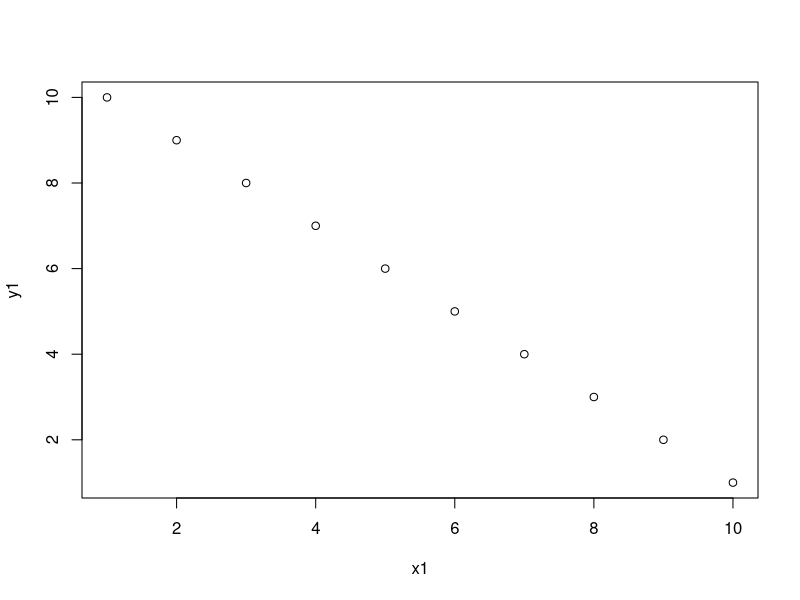
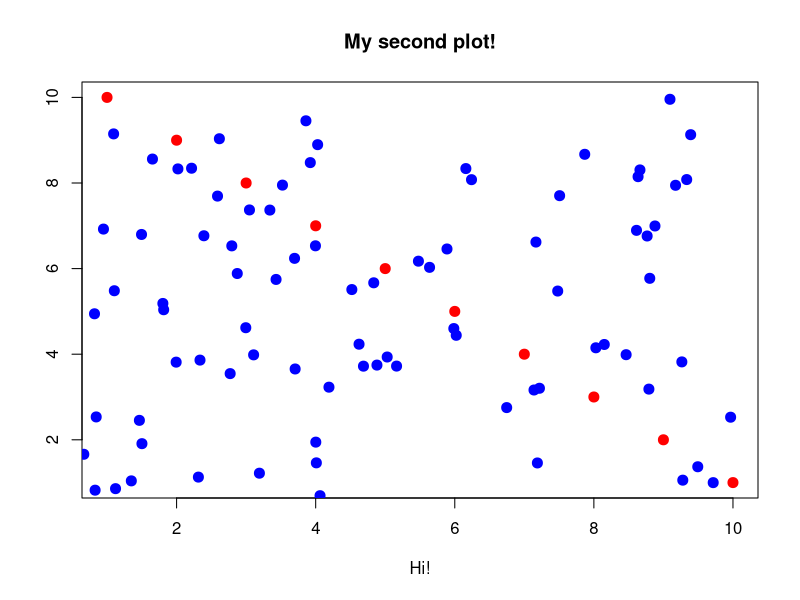
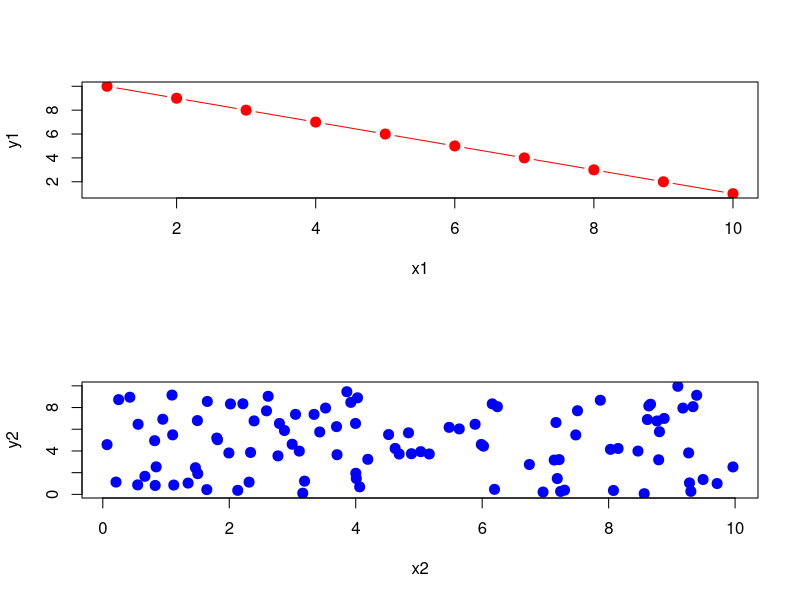
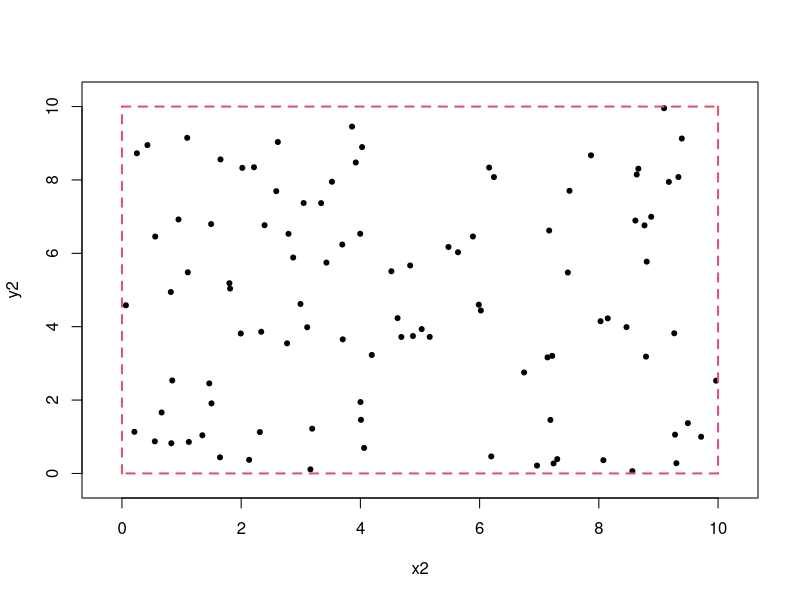
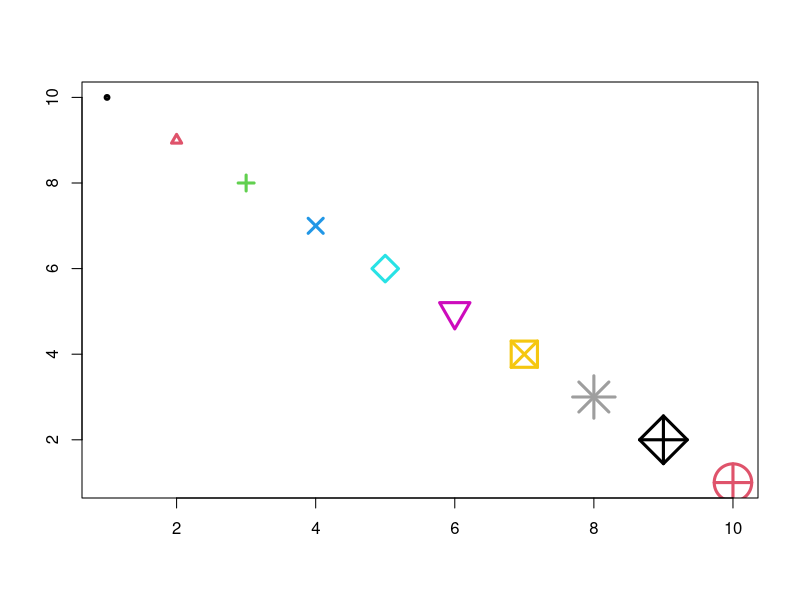
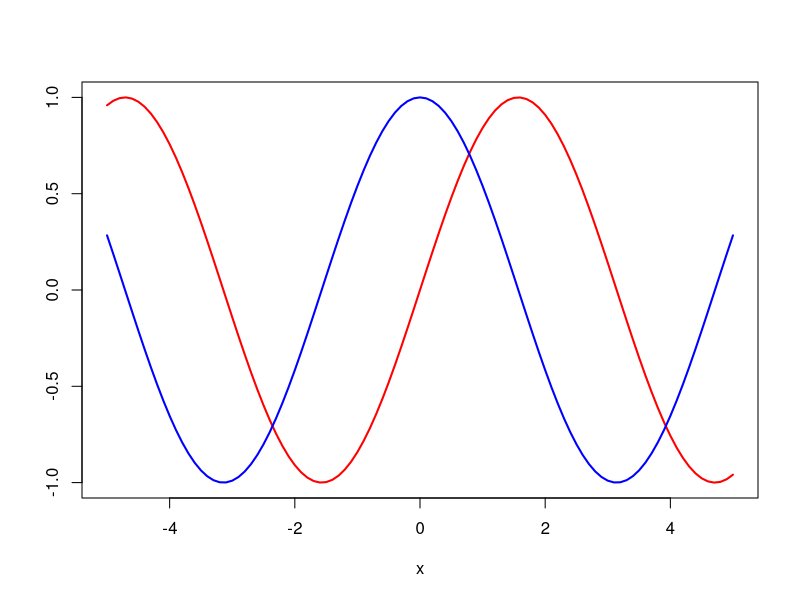
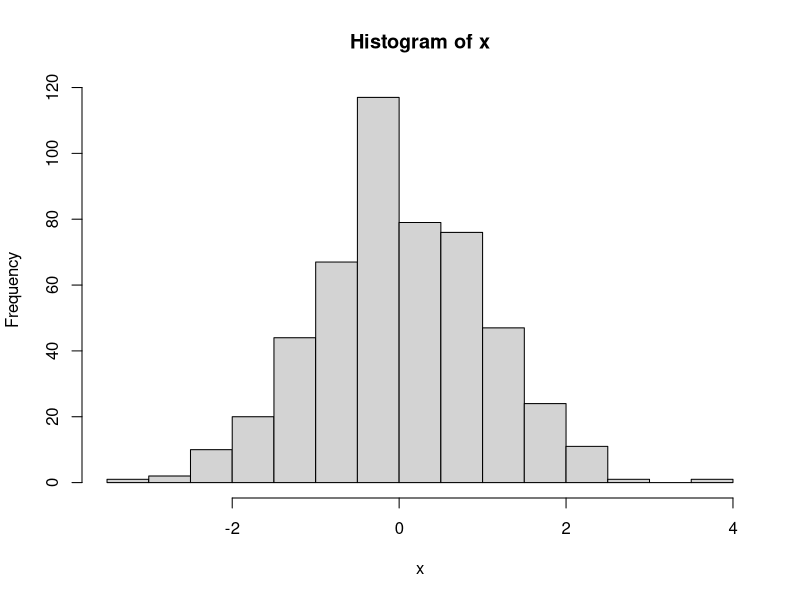
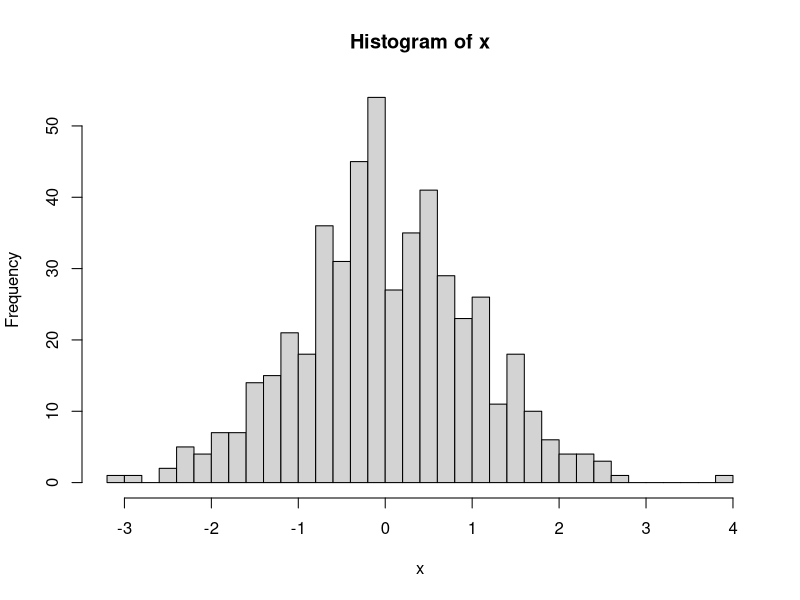

R code for these plots, in order: (Note: this script raises an error after producing the figures.)
###########################################################################
################# Livellamento al Software R - Lezione 3 ##################
###########################################################################

# 1. Grafici di base ------------------------------------------------------

# 1.1 plot() --------------------------------------------------------------

# La funzione R piu' semplice (e, probabilmente, anche la piu' importante) per
# creare un grafico e' plot(). Il suo comportamento dipende dalla "classe" degli
# oggetti che vengono passati in input (vedi ?plot e sezione 2 di questo
# script).

# Il primo grafico che andiamo a creare e' uno "scatter plot":
x1 <- 1:10
y1 <- 10:1
plot(x1, y1)

# Vediamo che il grafico viene mostrato nella console denominata "Plots" la
# quale, di default, e' nel pannello in basso a dx di Rstudio.

# Dalla pagina di help ?base::plot leggiamo quanto segue:
# > For simple scatter plots, plot.default will be used.

# e, dalla pagina di help ?plot.default vediamo che la funzione accetta diversi
# argomenti (descritti nella sezione Arguments) e diversi "graphical parameters"
# (descritti nella sezione Details) per modificare ed aggiustare l'aspetto di un
# grafico. Ad esempio:
plot(x1, y1, col = "red", cex = 2, pch = 20, xlab = "Hi!", ylab = "", main = "My second plot!")

# Tipicamente, ogni volta che eseguiamo la funzione plot() viene generato un
# grafico nuovo. Per aggiungere un "nuovo" insieme di punti ad un grafico
# esistente possiamo usare la funzione "points()":
x2 <- runif(100, min = 0, max = 10)
y2 <- runif(100, min = 0, max = 10)
points(x2, y2, col = "blue", cex = 2, pch = 20)

# D'altro canto, se vogliamo rappresentare i due insiemi di punti in due grafici
# distinti nello stesso pannello dobbiamo modificare il parametro "mfrow" (o
# "mfcol"):
old_par <- par(mfrow = c(2, 1)) # vogliamo una matrice di grafici con 1 riga e 2 colonne riempita per riga
plot(x1, y1, type = "b", col = "red", cex = 2, pch = 20)
plot(x2, y2, col = "blue", cex = 2, pch = 20)

# NB: la funzione layout() puo' essere utilizzata per definire layout grafici
# molto piu' complessi di quelli creabili tramite "mfrow" e "mfcol". Se volete
# leggere piu' dettagli, vi rimando alla pagina di help ed alla sezione 7.1.2 di
# "The R Software".

# Per "cancellare" tutti i grafici salvati in memoria da Rstudio possiamo usare
dev.off()

# e, per resettare i vecchi parametri grafici:
par(old_par)

# 1.2 segments() e lines() ------------------------------------------------

# Le funzioni segments() e lines() possono essere usate per aggiungere linee e
# segmenti ad un grafico gia' esistente. Ad esempio:
plot(x2, y2, xlim = c(-0.25, 10.25), ylim = c(-0.25, 10.25), pch = 20)
segments(
  x0 = c(0,   0, 10, 10),
  y0 = c(0,  10, 10,  0),
  x1 = c(0,  10, 10,  0),
  y1 = c(10, 10,  0,  0),
  lwd = 2, # spessore della linea
  col = 2, # Provate a leggere la sezione "Color Specification" in ?par
  lty = 2 # tipologia di tratto
)

# NB: La funzione plot e' vettorizzata anche rispetto ai suoi parametri
plot(x1, y1, col = 1:10, pch = 1:10, cex = 1:10 / 2, lwd = 3, xlab = "", ylab = "")

# oppure
x3 <- seq(-5, 5, by = 0.1)
plot(x3, sin(x3), type = "l", ylab = "", xlab = "x", lwd = 2, col = "red")
lines(x3, cos(x3), lwd = 2, col = "blue")

rm(list = ls())

# 1.3 hist() and density() ------------------------------------------------

# Le funzioni hist() e density() possono essere utilizzate per ricavare una
# rappresentazione grafica che descrive l'andamento di una variabile numerica.
# In particolare, hist() serve per calcolare e rappresentare un "istogramma"
# dato un insieme di valori in input:
set.seed(1)
x <- rnorm(n = 500)
hist(x)

# Tramite l'argomento "breaks" possiamo modificare il numero di "breakpoints"
# utilizzati nella funzione:
hist(x, breaks = 30)

# Inoltre notiamo come, di default, la funzione crea un istogramma con i
# conteggi di frequenze. Possiamo modificare questo aspetto tramite l'argomento
# "freq":
hist(x, breaks = 30, freq = FALSE)

# La funzione density() serve per ricavare una stima non-parametrica di una
# funzione di densita' f partendo da un campione di osservazioni X1, ..., Xn ed
# uno stimatore kernel. In maniera molto informale, potremmo dire che density()
# puo' essere usata per ottenere una versione lisciata di un istogramma di
# frequenze. Senza soffermarci troppo sui dettagli teorici (che pero' sono molto
# importanti, provate infatti a leggere ?density e alcune delle references li'
# riportate), l'utilizzo e' piuttosto immediato.
density(x)

# L'output e' un po' criptico. Tuttavia, grazie alle "magiche" proprieta' della
# funzione plot() possiamo rappresentarlo molto facilmente:
plot(density(x))

# Vediamo tra poco perche' e' possibile fare cio'. Per il momento, possiamo solo
# notare graficamente la somiglianza tra l'istogramma e la stima di densita'
# kernel. L'argomento di gran lunga piu' imporante di density() e' "bw" il quale
# serve a specificare il "grado" di lisciamento desiderato. Ad esempio:
plot(density(x, bw = 1))
plot(density(x, bw = 0.1))

# Anche la funzione lines() gode delle stesse proprieta' magiche di plot(). Per
# questo motivo, possiamo sfruttarla per sovrapporre una stima di densita' non
# parametrica all'istogramma di frequenze relative.
hist(x, breaks = 30, col = "white", border = "darkred", freq = FALSE)
lines(density(x), lwd = 2, col = grey(0.4), lty = 2)

# 1.4 curve() -------------------------------------------------------------

# La funzione curve serve per disegnare una funzione (nel senso che intende R) o
# una espressione matematica del tipo x |-> f(x) specificata tramite il suo
# primo argomento. Ad esempio:
curve(expr = x ^ 3 - x ^ 2 - 3 * x, from = -2, to = 2.5)

# oppure
curve(dnorm, from = -3, to = 3)

# Il grafico creato da curve() puo' essere personalizzato analogamente a quanto
# visto prima:
curve(
  expr = x ^ 3 - x ^ 2 - 3 * x,
  from = -2,
  to = 2.5,
  lwd = 2,
  col = 2,
  main = bquote(x^3 - x ^ 2 - 3 * x), # see ?plotmath
  xlab = "",
  ylab = "",
  cex.axis = 1.25,
  cex.main = 2,
  lty = 2
)

# Concludiamo questa parte mostrando come si puo' calcolare la "Empirical
# Cumulative Distribution Function" (ECDF, ?ecdf) dato un vettore numerico x in
# input. In particolare, la ECDF e' una funzione F(t) costante a tratti che
# calcola la percentuale di valori di x che calcola la percentuale di valori in
# x che e' minore o uguale a t. Ad esempio:
x <- c(1, 2, 3)
plot(ecdf(x))

# Nel seguente esempio proviamo a confrontare la ECDF per un campione casuale
# normale di ampiezza n = 100 con il suo equivalente teorico (aggiunto alla
# figure tramite curve()).
set.seed(1)
x <- rnorm(100)
plot(ecdf(x), cex = 0.1) # anche qua vediamo la "magia" di plot!
curve(pnorm, add = TRUE, col = 2, lwd = 2) #NB: Notare add = TRUE

# Chiaramente ci sono tantissimi argomenti che non abbiamo ancora coperto (le
# palette di colori, la legenda, i parametri di par(), ...). Per tutto questo vi
# rimando alle pagine di help e alla bibliografia suggerita.

# ESERCIZIO: Dopo aver simulato un vettore x contenente n = 500 realizzazioni
# iid da una v.c. N(0, 1), si rappresenti l'istogramma dei valori ottenuti
# scegliendo un opportuno numero di bins.

# ESERCIZIO: Si aggiunga al grafico precedente la funzione di densita' teorica
# (in rosso) e la sua stima non parametrica ottenuta tramite il comando density
# (in blu). Si commenti il risultato.

rm(list = ls())

# 2. class() --------------------------------------------------------------

# Gli oggetti R possono avere dei "metadati" chiamati "attributi" che ne
# descrivono le caratteristiche. Possiamo controllare gli attributi (non
# intrinsechi) di un oggetto x tramite la funzione attributes(). Tutti gli
# oggetti R hanno almeno due attributi: "length" (il numero di elementi) e
# "mode" (che rappresenta una generalizzazione del concetto di "tipo" visto
# nella prima lezione). Questi due attributi vengono denominati "attributi
# intrinsechi" e non vengono restituiti da attributes(). Ad esempio:
x <- c("A", "B", "C")
length(x); mode(x)
attributes(x)

x <- list(list(list(1)))
length(x); mode(x)
attributes(x)

# Molte altre tipologie di oggetti hanno degli attributi extra. Ad esempio:
x <- matrix(1:9, 3, 3)
length(x); mode(x)
attributes(x)

x <- factor(letters)
length(x); mode(x)
attributes(x)

# La "classe" e' uno degli attributi piu' importanti in R poiche ci permette di
# sfruttare la programmazione ad oggetti denominata S3. Ad esempio:
x <- rnorm(100)
my_hist <- hist(x, plot = FALSE)
class(my_hist)

my_density <- density(x)
class(my_density)

my_ecdf <- ecdf(x)
class(my_ecdf)

# 3. Pillole di S3 --------------------------------------------------------

# Il linguaggio R implementa un sistema di programmazione ad oggetti molto
# semplice denominato S3. Alla base di questo sistema giace un insieme di
# funzioni chiamate "generic functions", i.e. funzioni il cui comportamento
# varia in base alla classe degli oggetti che vengono passati in input.

# Possiamo riconoscere che una funzione f e' una "generic functions" se ha un
# costrutto di questo tipo:
plot

# L'istruzione 'UseMethod("plot")' ci permette di capire che plot e' una "generic
# function". Di conseguenza, essa richiama un'altra funzione (solitamente
# chiamata "method") in base alla classe del primo oggetto passato in input.
# Possiamo elencare tutti i metodi associati ad una generic tramite la funzione
# methods():
methods("plot")

# Vediamo che i methods hanno la forma: generic.class (e.g. plot.factor).

# Di conseguenza, quando noi scriviamo plot(ecdf(x)), R implicitamente richiama
# il metodo plot.ecdf(). Analogamente, l'istruzione plot(density(x)) richiama
# plot.density() (e cosi' via...).

# Possiamo consultare la definizione di un "method" come segue:
getS3method("plot", "ecdf")

rm(list = ls())

# 4. Nuove funzioni su R!  ------------------------------------------------

# Implementare nuove funzioni su R serve per ripetere lo stesso set di
# operazioni piu' e piu' volte modificando unicamente gli oggetti in input.

# Ad esempio, se volessimo calcolare la media potenziata di ordine r = 5 (i.e.
# (1 / n * sum_i x_i ^ r) ^ 1/r) per un vettore tipo
x <- 1:10

# dovremmo implementare il seguente set di operazioni
exp(log(mean(x ^ 5)) / 5)

# Per calcolare la media potenziata di ordine r = 10:
exp(log(mean(x ^ 10)) / 10)

# Abbiamo ripetuto le stesse operazioni cambiando unicamente il numero associato
# ad r. Queste ripetizioni aumentano le probabilita' di errori quando copiamo ed
# incolliamo il codice tra un set di operazioni e l'altro. Inoltre, nel caso in
# cui decidessimo di modificare l'algoritmo sottostante, dovremmo modificarlo
# manualmente in tutte le parti dello script (il che aumenta nuovamente la
# probabilita' di commettere errori). Di conseguenza, potrebbe essere conveniente
# definire una nuova funzione come segue:
powered_mean <- function(x, r = 1) {
  exp(log(mean(x ^ r)) / r)
}

# ed eseguirla modificando solo il valore associato ad r
powered_mean(x, r = 5)
powered_mean(x, r = 10)

# Per creare una nuova funzione si utilizza la seguente sintassi:

# name <- function(list or arguments) {
#   body of the function
# }

# In particolare:

# - Il nome della funzione segue le stesse regole dell'assegnazione viste in
# precedenza.
# - Il body della funzione e' una sequenza di istruzioni R (e, eventualmente,
# commenti);
# - Gli argomenti della funzione vengono identificati tramite il loro nome (che
# deve essere univoco). Uno, alcuni o tutti gli argomenti possono avere un
# valore di default (che verra' usato nel caso in cui l'utente non specifichi
# nulla quando richiama tale funzione). Nel caso precedente, x non ha un
# valore di default, r si'.

# Se eseguiamo il nome di una funzione senza le parentesi, R stampa a schermo il
# "body":
powered_mean

# ESERCIZIO: Provate a definire una funzione f la quale, dato un vettore
# numerico in input, restituisce una lista contenente la media, la varianza, il
# minimo ed il massimo di tale vettore. Assegnate un nome opportuno agli
# elementi della lista.

# 4.2 Return value --------------------------------------------------------

# Ogni funzione R restituisce un valore in output (in maniera implicita od
# esplicita). Possiamo definire degli output espliciti tramite la funzione
# return(). Ad esempio:
test_return <- function(x, y) {
  out <- list(x = x, y = y, z = x + y)
  return(out)
}

test_return(1, 2)

# Se R raggiunge la fine delle istruzioni incluse nel body senza aver incontrato
# nessuna istruzione di return, allora egli restituisce l'ultimo oggetto
# valutato. Ad esempio:
test_return_2 <- function(x, y) {
  list(x = x, y = y, z = x + y)
}
test_return_2(1, 2)

# La funzione test_return_2 e' identica a test_return. Per questo motivo, in R il
# return esplicito viene utilizzato unicamente per implementare un comportamento
# denominato "early return" (vedremo esempi piu' avanti).

# ESERCIZIO: Supponiamo che X1, ..., Xn sia un campione casuale estratto da una
# popolazione X ~ Poisson(lambda). Si implementi una funzione che, dati in input
# un vettore numerico x ed una stima per lambda, restituisce il valore della
# funzione di verosimiglianza.

# ESERCIZIO (AVANZATO): Dato il seguente campione casuale,
x <- rpois(n = 100, lambda = 2)
# si rappresenti la funzione di verosimiglianza calcolata al punto precedente
# fissando un opportuno range di valori per lambda. Suggerimento: consultare
# l'help della funzione "curve()" per capire come rappresentare funzioni
# definite ad-hoc.

# ESERCIZIO: Supponiamo che X1, ..., X100 sia un campione casuale estratto da
# una popolazione X ~ N(mu, 1). Si implementi una funzione che, dato in input un
# valore mu0, permetta di calcolare il pvalue del test
#                        H0: mu = mu0 vs H1: mu > mu0.

rm(list = ls())

# 4.3 Lexical scoping (avanzato) ------------------------------------------

# Ma cosa succede quando eseguiamo una funzione che modifica una variabile
# avente lo stesso nome di un'altra variabile nel global environment? Ad
# esempio:
x <- 5
my_sum1 <- function(x) {
  x <- x + 1
  x
}
my_sum1(x)
x # ????

# Questo succede perche' le variabili definite dentro ad una funzione "nascono e
# muoiono" dentro a quella funzione e non vanno ad intaccare l'ambiente esterno.

# Cosa succede invece quando una funzione richiama una variabile non definita
# in quella stessa funzione?
my_c <- function(x) {
  c(x, y) # y non e' tra gli argomenti di my_c
}

my_c(1)

# Tuttavia
y <- 2
my_c(1)

# R non trova y tra gli argomenti di y e, come ultima risorsa prima di
# restituire un messaggio di errore, controlla anche se y "esiste" nel global
# enviroment.

# NB: Questo e' un comportamento che puo' avere conseguenza estremamente difficili
# da prevedere ed errori difficili da diagnosticare. E' sempre meglio essere
# ESPLICITI elencando tutti gli argomenti di cui necessita una funzione.

rm(list = ls())

# 5. Le strutture di controllo --------------------------------------------

# Le strutture di controllo servono per modificare il flusso di esecuzione di
# uno script o una funzione. Le piu' comuni sono:

# - if/else (per testare una condizione);
# - for (per eseguire un ciclo di operazioni);
# - while (per eseguire la stessa operazioni piu' volte fino a che un test non viene valutato a FALSE)

# Meno comuni:
# - repeat (esegue un loop all'infinito);
# - break (interrompe un loop);
# - next (salta una iterazione di un loop).

# 5.1 if and if/else ------------------------------------------------------

# Una istruzione del tipo if o if/else puo' essere usata nel seguente modo:

# if (TEST) {
#   do - something
# }

# if (TEST) {
#   do - something
# } else {
#   in any other case, do something else
# }

# Per esempio:
x <- runif(1)
y <- runif(1)
if (x < y) {print("x e' piu' piccolo di y!")}
if (x < y) {print("x e' piu' piccolo di y!")} else {print("x e' piu' grande di y!")}

# NB: Il TEST utilizzato per valutare una "if" clause deve necessariamente
# essere un vettore logico di lunghezza 1, pena un errore o un messaggio di
# warning:
if (c(TRUE, FALSE)) {print("AIUTO")}

# ESERCIZIO: La congettura di Collatz afferma che, dato un qualsiasi numero
# naturale n, applicando il seguente algoritmo:
# a) se n e' pari lo divido per 2;
# b) se n e' dispari lo moltiplico per 3 ed aggiungo 1;
# allora la successione di elementi arrivera' sempre a raggiungere il numero 1.

# Si implementi una funzione che, dato in input un numero naturale n, calcola il
# suo successivo tramite l'algoritmo della congettura di Collatz.

rm(list = ls())

# La struttura di controllo "if" puo' essere implementata in una funzione per
# testare una condizione ed, eventualmente, restituire un messaggio di errore.
# Ad esempio:
test_positive <- function(x) {
  if (any(x < 0)) {
    stop("Almeno un elemento di x e' negativo", call. = FALSE)
  }
  x
}
test_positive(-1:1)
test_positive(1:10)

# oppure

# ESERCIZIO: Una variabile casuale X segue una distribuzione "triangolare"
# (https://en.wikipedia.org/wiki/Triangular_distribution) di parametri
# a <= b <= c se la sua funzione di densita' e' esprimibile nel seguente modo:
# f(x) =
# 0 se x < a;
# 2(x - a) / ((b - a)(c - a)) se a <= x < c
# 2 / (b - a)  se x = c
# 2(b - x) / ((b - a)(b - c)) se c < x <= b
# 0 se b < x

# Si implementi una funzione dtriangular(x, a, b, c) che permette di calcolare
# tale fdd dati un insieme di valori a, b, e c scelti da voi.

# 5.2 Cicli for -----------------------------------------------------------

# Un ciclo for puo' essere implementato utilizzando il seguente costrutto:

# for (sequenza di indici o elemento) {
#   corpo del ciclo
# }

# Ad esempio:
for (i in 1:10) {
  print(i ^ 2) # NB: E' importante esplicitare il print
}

# Oppure
x <- rnorm(10)
for (i in seq_along(x)) {
  temp <- x[i]
  msg <- paste0(
    "x e' pari a ", round(temp, 2),
    "; x quadro e' pari a ", round(temp ^ 2, 2)
  )
  print(msg)
}

# NB: seq_along crea una sequenza di indici lunga tanto quanto il vettore in input

# ESERCIZIO: Provate ad implementare un ciclo for che stampa a schermo le lyrics
# della famosa canzone "99 bottles of beer on the wall":
# http://www.99-bottles-of-beer.net/

# ESERCIZIO: Provate ad implementare il celebre algoritmo "fizzbuzz". Tale
# algoritmo chiede di ciclare su un vettore numerico in input (i.e. x) e restituire un
# secondo vettore (i.e. y) in cui:
# - se l'input in posizione i e' multiplo di 3, allora y[i] deve essere pari a "fizz";
# - se l'input in posizione i e' multiplo di 5, allora y[i] deve essere pari a "buzz";
# - se l'input in posizione i e' multiplo di 3 E 5, allora y[i] deve essere pari a "fizzbuzz";
# - altrimenti, y[i] deve essere pari a x[i].

# NB: E' importante PREALLOCARE un vettore y utilizzato in un ciclo for invece
# che farlo crescere ogni volta che lo manipolate.

